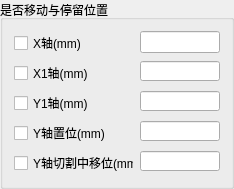
                 <widget class="QGroupBox" name="groupBox_MoveAndStopPos">
                  <property name="title">
                   <string>是否移动与停留位置</string>
                  </property>
                  <layout class="QFormLayout" name="formLayout_17">
                   <item row="0" column="0">
                    <widget class="QCheckBox" name="checkBox_MoveAndStopPos_XMove">
                     <property name="minimumSize">
                      <size>
                       <width>0</width>
                       <height>20</height>
                      </size>
                     </property>
                     <property name="text">
                      <string>X轴(mm)</string>
                     </property>
                    </widget>
                   </item>
                   <item row="0" column="1">
                    <widget class="QLineEdit" name="lineEdit_MoveAndStopPos_XPos">
                     <property name="enabled">
                      <bool>true</bool>
                     </property>
                     <property name="minimumSize">
                      <size>
                       <width>80</width>
                       <height>0</height>
                      </size>
                     </property>
                     <property name="maximumSize">
                      <size>
                       <width>80</width>
                       <height>16777215</height>
                      </size>
                     </property>
                    </widget>
                   </item>
                   <item row="1" column="0">
                    <widget class="QCheckBox" name="checkBox_MoveAndStopPos_X1Move">
                     <property name="minimumSize">
                      <size>
                       <width>0</width>
                       <height>20</height>
                      </size>
                     </property>
                     <property name="text">
                      <string>X1轴(mm)</string>
                     </property>
                    </widget>
                   </item>
                   <item row="1" column="1">
                    <widget class="QLineEdit" name="lineEdit_MoveAndStopPos_X1Pos">
                     <property name="enabled">
                      <bool>true</bool>
                     </property>
                     <property name="sizePolicy">
                      <sizepolicy hsizetype="Expanding" vsizetype="Expanding">
                       <horstretch>0</horstretch>
                       <verstretch>0</verstretch>
                      </sizepolicy>
                     </property>
                     <property name="minimumSize">
                      <size>
                       <width>80</width>
                       <height>20</height>
                      </size>
                     </property>
                     <property name="maximumSize">
                      <size>
                       <width>80</width>
                       <height>20</height>
                      </size>
                     </property>
                    </widget>
                   </item>
                   <item row="2" column="0">
                    <widget class="QCheckBox" name="checkBox_MoveAndStopPos_Y1Move">
                     <property name="minimumSize">
                      <size>
                       <width>0</width>
                       <height>20</height>
                      </size>
                     </property>
                     <property name="text">
                      <string>Y1轴(mm)</string>
                     </property>
                    </widget>
                   </item>
                   <item row="2" column="1">
                    <widget class="QLineEdit" name="lineEdit_MoveAndStopPos_Y1Pos">
                     <property name="enabled">
                      <bool>true</bool>
                     </property>
                     <property name="minimumSize">
                      <size>
                       <width>80</width>
                       <height>20</height>
                      </size>
                     </property>
                     <property name="maximumSize">
                      <size>
                       <width>80</width>
                       <height>20</height>
                      </size>
                     </property>
                    </widget>
                   </item>
                   <item row="3" column="0">
                    <widget class="QCheckBox" name="checkBox_MoveAndStopPos_YZero">
                     <property name="minimumSize">
                      <size>
                       <width>0</width>
                       <height>20</height>
                      </size>
                     </property>
                     <property name="text">
                      <string>Y轴置位(mm)</string>
                     </property>
                    </widget>
                   </item>
                   <item row="3" column="1">
                    <widget class="QLineEdit" name="lineEdit_MoveAndStopPos_YZero">
                     <property name="minimumSize">
                      <size>
                       <width>80</width>
                       <height>20</height>
                      </size>
                     </property>
                     <property name="maximumSize">
                      <size>
                       <width>80</width>
                       <height>20</height>
                      </size>
                     </property>
                    </widget>
                   </item>
                   <item row="4" column="0">
                    <widget class="QCheckBox" name="checkBox_MoveAndStopPos_CuttingYMove">
                     <property name="minimumSize">
                      <size>
                       <width>120</width>
                       <height>20</height>
                      </size>
                     </property>
                     <property name="maximumSize">
                      <size>
                       <width>120</width>
                       <height>16777215</height>
                      </size>
                     </property>
                     <property name="text">
                      <string>Y轴切割中移位(mm)</string>
                     </property>
                    </widget>
                   </item>
                   <item row="4" column="1">
                    <widget class="QLineEdit" name="lineEdit_MoveAndStopPos_CuttingYPos">
                     <property name="minimumSize">
                      <size>
                       <width>80</width>
                       <height>20</height>
                      </size>
                     </property>
                     <property name="maximumSize">
                      <size>
                       <width>80</width>
                       <height>20</height>
                      </size>
                     </property>
                    </widget>
                   </item>
                  </layout>
                 </widget>
